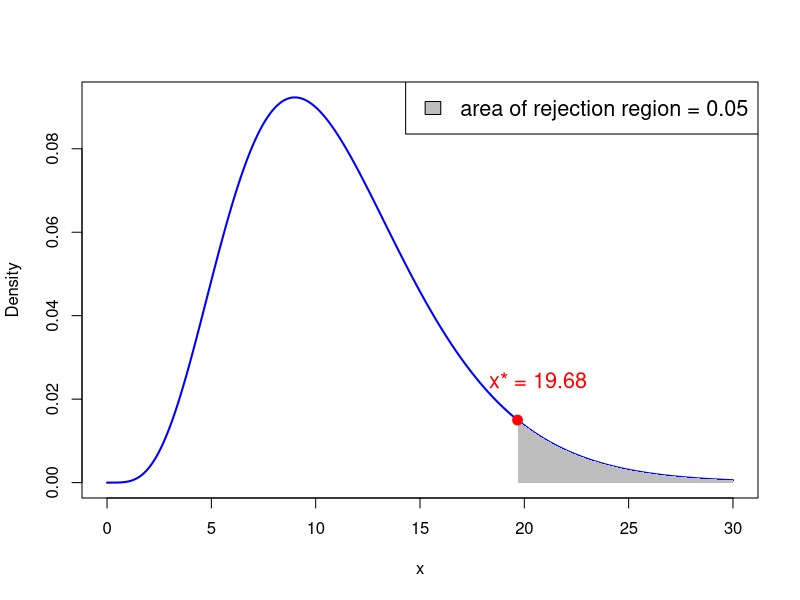
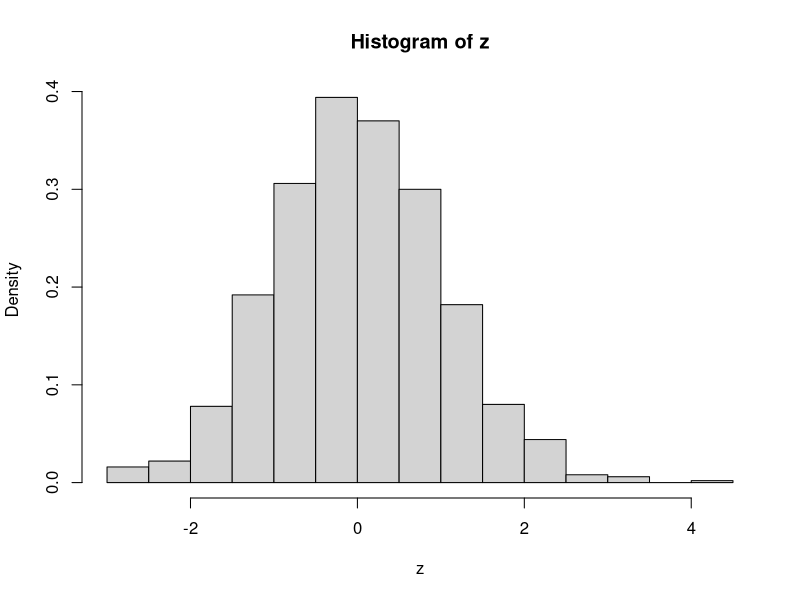
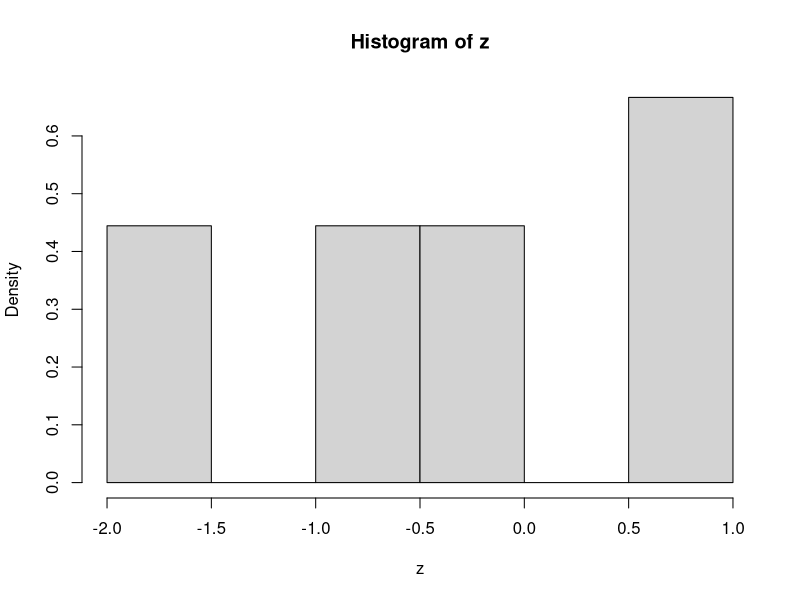
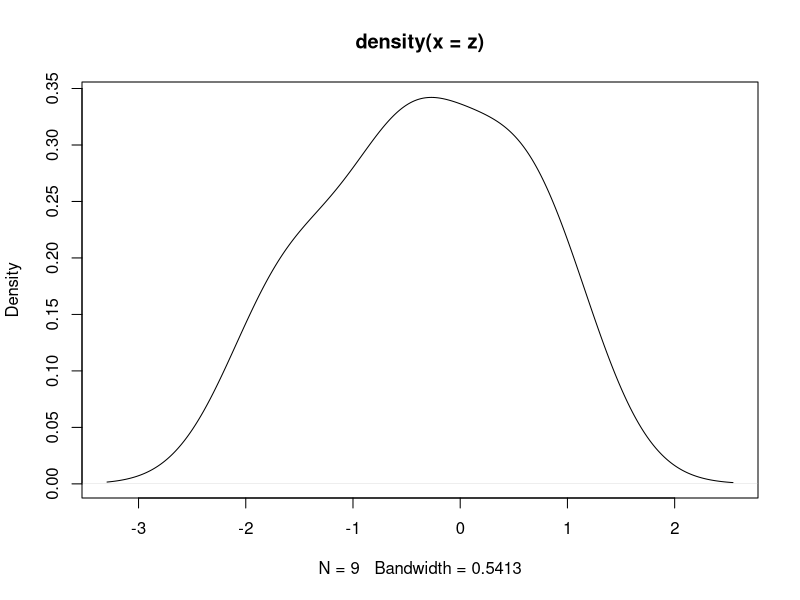
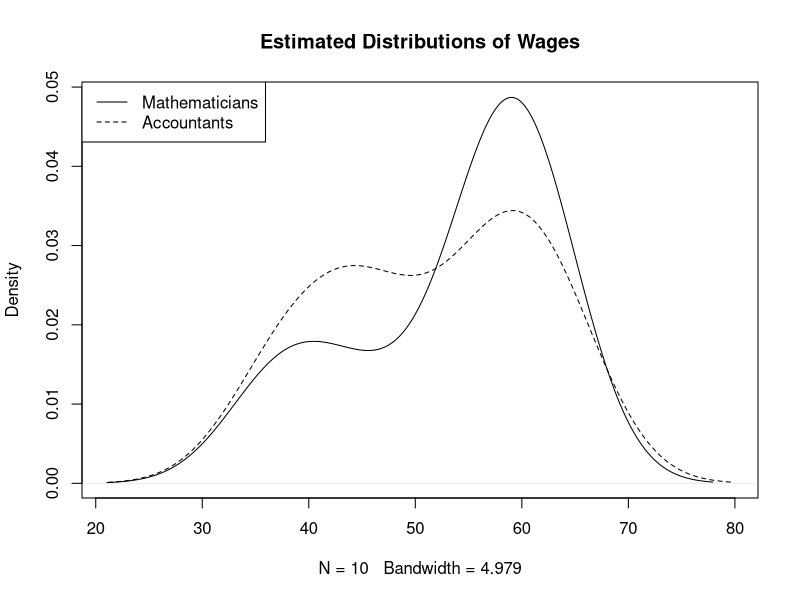
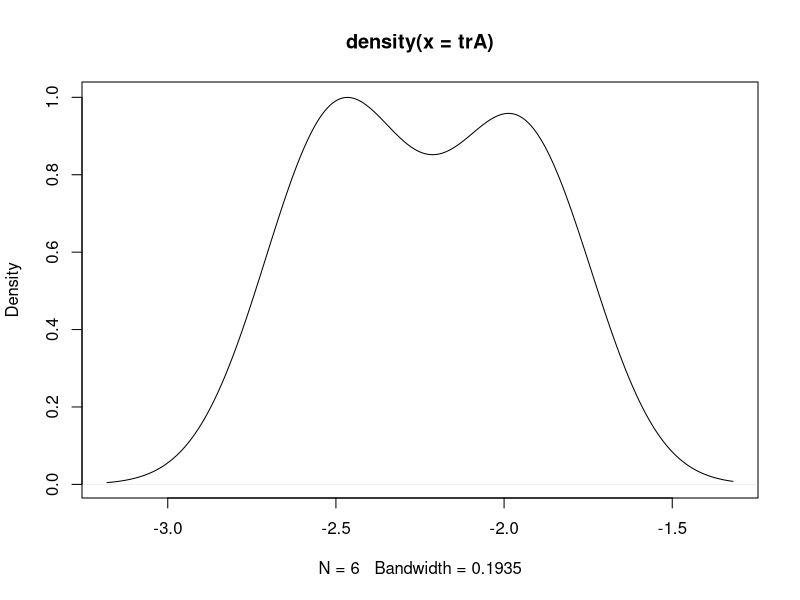
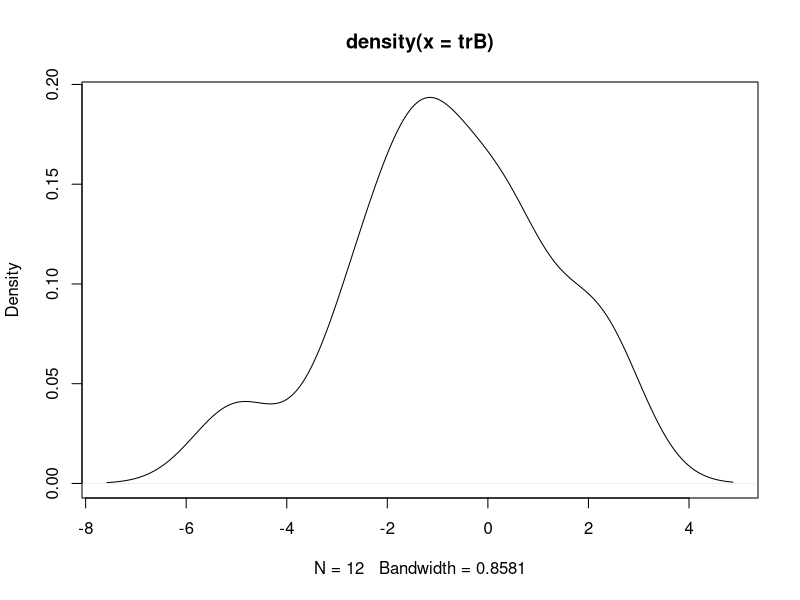

The R source for these figures, in order:
## ---- chunk 1
# Degrees of freedom
df <- 11

# Values for x-axis
x <- seq(0, 30, length.out = 1000)  # Adjust the range according to chi-squared distribution

# Calculate PDF of chi-squared distribution
pdf <- dchisq(x, df)

# Plot PDF
plot(x, pdf, type = "l", col = "blue", lwd = 2, xlab = "x", ylab = "Density")


# Shade area where p-value > 0.95
x_fill_right <- x[x >= qchisq(0.95, df)]
y_fill_right <- pdf[x >= qchisq(0.95, df)]
polygon(c(x_fill_right, rev(x_fill_right)), c(y_fill_right, rep(0, length(y_fill_right))), col = "gray", border = NA)

# Add critical value for 0.95 quantile
x_star <- qchisq(0.95, df)
points(x_star, dchisq(x_star, df), col = "red", pch = 19, cex = 1.3)

# Add text above x_star containing its value
text(x_star * 1.05, dchisq(x_star, df) * 1.35, paste("x* =", round(x_star, 2)), pos = 3, col = "red", cex = 1.3)

# Add legend
legend("topright", legend = c("area of rejection region = 0.05"), fill = "gray", cex = 1.3)

## ---- chunk 2
#| echo: true

# Probability woman exceeds 180cm in height
# P(X > 180) = 1 - P(X <= 180)

1 - pnorm(180, mean = 163, sd = 8)
## ---- chunk 3
#| echo: true

# The upper 10th percentile for women height, that is,
# height q such that P(X <= q) = 0.9

qnorm(0.90, mean = 163, sd = 8)
## ---- chunk 4
#| echo: true

# Value of pdf at 163

dnorm(163, mean = 163, sd = 8)
## ---- chunk 5
#| echo: true

# Generate random sample of size 5

rnorm(5, mean = 163, sd = 8)
## ---- chunk 6
#| echo: true

# Find the top 1/(3.5 billion) quantile

p = 1 - 1 / (3.5e9)
qnorm(p, mean = 163, sd = 8)
## ---- chunk 7
#| echo: true
# Compute 0.95 quantile for chi-squared with 11 degrees of freedom

quantile <- qchisq(0.95, df = 11)

cat("The 0.95 quantile for chi-squared with df = 11 is", quantile)
## ---- chunk 8
# Enter Consumer Expectation and Consumer Spending data
CE <- c(66, 53, 62, 61, 78, 72, 65, 64, 61, 50, 55, 51)
CS <- c(72, 55, 69, 65, 82, 77, 72, 78, 77, 75, 77, 77)

# Compute difference
difference <- CE - CS

# Compute sample size
n <- length(difference)

# Enter null hypothesis
sigma_0 <- 1

# Compute sample standard deviation
s <- sd(difference)

# Compute chi-squared statistic
chi_squared <- (n - 1) * s ^ 2 / sigma_0 ^ 2

# Compute p-value
p_value <- 1 - pchisq(chi_squared, df = n - 1)

# Print p-value
cat("The p-value for one-sided variance test is", p_value)
## ---- chunk 9
# Enter Wages data in 2 vectors using function c()

mathematicians <- c(36, 40, 46, 54, 57, 58, 59, 60, 62, 63)
accountants <- c(37, 37, 42, 44, 46, 48, 54, 56, 59, 60, 60, 64, 64)


# Perform two-sample t-test with null hypothesis mu_X = mu_Y
# Specify that populations have same variance
# Store result of t.test in answer

answer <- t.test(mathematicians, accountants, var.equal = TRUE)


# Print answer
print(answer)
## ---- chunk 10
# Enter Wages data in 2 vectors using function c()

mathematicians <- c(36, 40, 46, 54, 57, 58, 59, 60, 62, 63)
accountants <- c(37, 37, 42, 44, 46, 48, 54, 56, 59, 60, 60, 64, 64)


# Perform two-sample t-test with null hypothesis mu_X = mu_Y
# Specify that populations have same variance
# Store result of t.test in answer

answer <- t.test(mathematicians, accountants, var.equal = TRUE)


# Print answer
print(answer)
## ---- chunk 11
# Enter Wages data in 2 vectors using function c()

mathematicians <- c(36, 40, 46, 54, 57, 58, 59, 60, 62, 63)
accountants <- c(37, 37, 42, 44, 46, 48, 54, 56, 59, 60, 60, 64, 64)


# Perform two-sample t-test with null hypothesis mu_X = mu_Y
# Specify that populations have same variance
# Store result of t.test in answer

answer <- t.test(mathematicians, accountants, var.equal = TRUE)


# Print answer
print(answer)
## ---- chunk 12
# Enter Wages data in 2 vectors using function c()

mathematicians <- c(36, 40, 46, 54, 57, 58, 59, 60, 62, 63)
accountants <- c(37, 37, 42, 44, 46, 48, 54, 56, 59, 60, 60, 64, 64)


# Perform two-sample t-test with null hypothesis mu_X = mu_Y
# Specify that populations have same variance
# Store result of t.test in answer

answer <- t.test(mathematicians, accountants, var.equal = TRUE)


# Print answer
print(answer)
## ---- chunk 13
# Enter Wages data in 2 vectors using function c()

mathematicians <- c(36, 40, 46, 54, 57, 58, 59, 60, 62, 63)
accountants <- c(37, 37, 42, 44, 46, 48, 54, 56, 59, 60, 60, 64, 64)


# Perform two-sample t-test with null hypothesis mu_X = mu_Y
# Specify that populations have same variance
# Store result of t.test in answer

answer <- t.test(mathematicians, accountants, var.equal = TRUE)


# Print answer
print(answer)
## ---- chunk 14
# Enter Wages data in 2 vectors using function c()

mathematicians <- c(36, 40, 46, 54, 57, 58, 59, 60, 62, 63)
accountants <- c(37, 37, 42, 44, 46, 48, 54, 56, 59, 60, 60, 64, 64)


# Perform two-sample t-test with null hypothesis mu_X = mu_Y
# Specify that populations have same variance
# Store result of t.test in answer

answer <- t.test(mathematicians, accountants, var.equal = TRUE)


# Print answer
print(answer)
## ---- chunk 15
#| echo: true
z <- rnorm(1000)                # Sample 1000 times from N(0,1) 
hist(z, probability = TRUE)     # Plot histogram, with area scaled to 1
## ---- chunk 16
#| echo: true
z <- c(-0.78, -1.67, -0.38,  0.92, -0.58,  
       0.61, -1.62, -0.06, 0.52)           # Random from N(0,1)
hist(z, probability = TRUE)                # Histogram not normal
## ---- chunk 17
#| echo: true
z <- c(-0.78, -1.67, -0.38,  0.92, -0.58,  
       0.61, -1.62, -0.06, 0.52)           # Random from N(0,1)
dz <- density(z)                           # Estimate the density of z
plot(dz)                                   # Plot the estimated density
## ---- chunk 18
# Enter the Wages data
mathematicians <- c(36, 40, 46, 54, 57, 58, 59, 60, 62, 63)
accountants <- c(37, 37, 42, 44, 46, 48, 54, 56, 59, 60, 60, 64, 64)

# Compute the estimated distributions
d.math <- density(mathematicians)
d.acc <- density(accountants)

# Plot the estimated distributions

plot(d.math,                                    # Plot d.math
     xlim = range(c(d.math$x, d.acc$x)),        # Set x-axis range
     ylim = range(c(d.math$y, d.acc$y)),        # Set y-axis range
     main = "Estimated Distributions of Wages") # Add title to plot
lines(d.acc,                                    # Layer plot of d.acc
      lty = 2)                                  # Use different line style
         
legend("topleft",                               # Add legend at top-left
       legend = c("Mathematicians",             # Labels for legend
                  "Accountants"), 
       lty = c(1, 2))                           # Assign curves to legend          
## ---- chunk 19
# Enter Wages data in 2 vectors using function c()

mathematicians <- c(36, 40, 46, 54, 57, 58, 59, 60, 62, 63)
accountants <- c(37, 37, 42, 44, 46, 48, 54, 56, 59, 60, 60, 64, 64)


# Perform Welch two-sample t-test with null hypothesis mu_X = mu_Y
# Store result of t.test in answer

answer <- t.test(mathematicians, accountants)


# Print answer
print(answer)
## ---- chunk 20
# Enter Wages data in 2 vectors using function c()

mathematicians <- c(36, 40, 46, 54, 57, 58, 59, 60, 62, 63)
accountants <- c(37, 37, 42, 44, 46, 48, 54, 56, 59, 60, 60, 64, 64)


# Perform Welch two-sample t-test with null hypothesis mu_X = mu_Y
# Store result of t.test in answer

answer <- t.test(mathematicians, accountants)


# Print answer
print(answer)
## ---- chunk 21
# Enter Wages data in 2 vectors using function c()

mathematicians <- c(36, 40, 46, 54, 57, 58, 59, 60, 62, 63)
accountants <- c(37, 37, 42, 44, 46, 48, 54, 56, 59, 60, 60, 64, 64)


# Perform Welch two-sample t-test with null hypothesis mu_X = mu_Y
# Store result of t.test in answer

answer <- t.test(mathematicians, accountants)


# Print answer
print(answer)
## ---- chunk 22
#| echo: true
# Enter changes in Blood pressure data

trA <- c(-1.9, -2.5, -2.1, -2.4, -2.6, -1.9)
trB <- c(-1.1, -0.9, -1.4, 0.2, 0.3, 0.6, -5,
         -2.4, -1.5, 2.3, -2.8, 2.1)

cat("Mean of Treatment A:", mean(trA), "Mean of Treatment B:", mean(trB))
## ---- chunk 23
# Enter changes in Blood pressure data
trA <- c(-1.9, -2.5, -2.1, -2.4, -2.6, -1.9)

# Plot the estimated distribution
plot(density(trA))    
## ---- chunk 24
# Enter changes in Blood pressure data
trB <- c(-1.1, -0.9, -1.4, 0.2, 0.3, 0.6, -5,
         -2.4, -1.5, 2.3, -2.8, 2.1)

# Plot the estimated distribution
plot(density(trB))
       
## ---- chunk 25
# Enter changes in Blood pressure data
trA <- c(-1.9, -2.5, -2.1, -2.4, -2.6, -1.9)
trB <- c(-1.1, -0.9, -1.4, 0.2, 0.3, 0.6, -5,
         -2.4, -1.5, 2.3, -2.8, 2.1)

# Perform Welch t-test and retrieve p-value

ans <- t.test(trA, trB, alternative = "less", var.equal = F) 
ans$p.value
## ---- chunk 26
# Enter changes in Blood pressure data
trA <- c(-1.9, -2.5, -2.1, -2.4, -2.6, -1.9)
trB <- c(-1.1, -0.9, -1.4, 0.2, 0.3, 0.6, -5,
         -2.4, -1.5, 2.3, -2.8, 2.1)

# Perform two-sample t-test and retrieve p-value

ans <- t.test(trA, trB, alternative = "less", var.equal = T) 
ans$p.value
## ---- chunk 27
#| echo: true
#| code-fold: true
#| code-summary: "Click here to see the code I used"

# Set seed for random generation
# This way you always get the same random numbers when
# you run this code
set.seed(21) 

repeat {
  # Generate random samples
  x <- rnorm(6, mean = -2, sd = 1)
  y <- rnorm(12, mean = -1.5, sd = 3)

  # Round x and y to 1 decimal point
  x <- round(x, 1)
  y <- round(y, 1)
  
  # Perform one-sided t-tests for alternative hypothesis mu_x < mu_y 
  ans_welch <- t.test(x, y, alternative = "less", var.equal = F)
  ans_t_test <- t.test(x, y, alternative = "less", var.equal = T)
   
  # Check that Welch test succeeds and two-sample test fails
  if (ans_welch$p.value < 0.05 && ans_t_test$p.value > 0.05) {
    cat("Data successfully generated!!!\n\n")
    cat("Synthetic Data TrA:", x, "\n")
    cat("Synthetic Data TrB:", y, "\n\n")
    cat("Welch t-test p-value:", ans_welch$p.value, "\n")
    cat("Two-sample t-test p-value:", ans_t_test$p.value)
    break
    }
}
## ---- chunk 28
#| echo: true

# Enter CCI data
score_2007 <- c(86, 86, 88, 90, 99, 97, 97, 96, 99, 97, 90, 90)
score_2009 <- c(24, 22, 21, 21, 19, 18, 17, 18, 21, 23, 22, 21)

# Perform paired t-test and print p-value
ans <- t.test(score_2007, score_2009, paired = T, alternative = "greater")
ans$p.value
## ---- chunk 29
score_2007 <- c(86, 86, 88, 90, 99, 97, 97, 96, 99, 97, 90, 90)
score_2009 <- c(24, 22, 21, 21, 19, 18, 17, 18, 21, 23, 22, 21)
cor(score_2007, score_2009)
## ---- chunk 30
#| echo: true

# Enter tests data
method1 <- c(45.9, 57.6, 54.9, 38.7, 35.7, 39.2, 45.9, 43.2, 45.4, 54.8)
method2 <- c(48.2, 64.2, 56.8, 47.2, 43.7, 45.7, 53.0, 52.0, 45.1, 57.5)

# Perform paired t-test and print p-value
ans <- t.test(method1, method2, paired = T)
ans$p.value
## ---- chunk 31
method1 <- c(45.9, 57.6, 54.9, 38.7, 35.7, 39.2, 45.9, 43.2, 45.4, 54.8)
method2 <- c(48.2, 64.2, 56.8, 47.2, 43.7, 45.7, 53.0, 52.0, 45.1, 57.5)
cor(method1, method2) 
## ---- chunk 32
# Enter tests data
method1 <- c(45.9, 57.6, 54.9, 38.7, 35.7, 39.2, 45.9, 43.2, 45.4, 54.8)
method2 <- c(48.2, 64.2, 56.8, 47.2, 43.7, 45.7, 53.0, 52.0, 45.1, 57.5)

# Perform Welch t-test and print p-value
ans <- t.test(method1, method2)
ans$p.val
